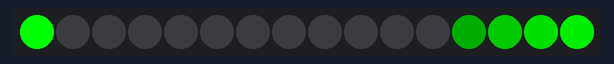
Recording of a program running on a simulated CircuitPython board. Parts: 16 RGB LEDs in strip order, left to right.

Above: at 0.01 s.
At 0.47 s:
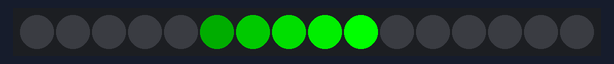
At 1.08 s:
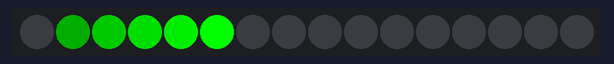

The program:

6.py
```python
import board, neopixel, time

NUM = 16
pixels = neopixel.NeoPixel(board.D18, NUM, auto_write=False)

pos = 0

while True:
    pixels.fill((0,0,0))

    for i in range(5):
        idx = (pos - i) % NUM
        brightness = int(255 * (1 - i/5))
        pixels[idx] = (0, brightness, 0)

    pixels.show()
    pos = (pos + 1) % NUM
    time.sleep(0.05)
```

Measured:
- by itself, everything shown: repeats every 0.82 s, in 16 steps
